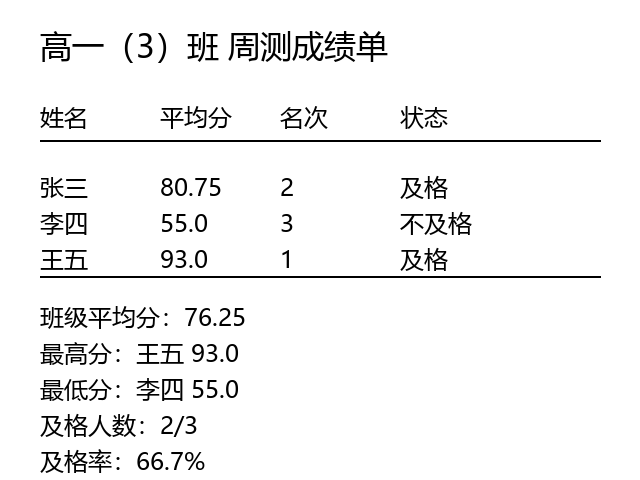

Write the Python code that produced this figure.
lines = []
from PIL import Image, ImageDraw, ImageFont
FONT = "C:/windows/Fonts/msyh.ttc"
PASS_LINE = 60
class Student():
    def __init__(self,name,scores):
        self.name = name
        self.scores = scores

    def average(self):
        total = 0
        for s in self.scores:
            total = total + s
        return total/len(self.scores)

students = []
with open("students.txt", encoding="utf-8") as f:
    for line in f:
        parts = line.strip().split()
        name = parts[0]
        scores = []
        for p in parts[1:]:
            scores.append(int(p))
        students.append(Student(name, scores))

lines.append("姓名\t平均分\t名次\t状态")
for student in students:
    avg = student.average()

    rank = 1
    for other in students:
        if other.average() > avg:
            rank = rank + 1

    if avg >= PASS_LINE:
        status = "及格"
    else:
        status = "不及格"

    student.rank = rank
    student.status = status
    lines.append(f"{student.name}\t{avg}\t{rank}\t{status}")

total = 0
for student in students:
    total = total + student.average()
lines.append(f"班级平均分:{total/len(students)}")

best = students[0]
worst = students[0]
for student in students:
    if student.average() > best.average():
        best = student
    if student.average() < worst.average():
        worst = student
lines.append(f"最高分:{best.name} {best.average()}")
lines.append(f"最低分:{worst.name} {worst.average()}")

pass_count = 0
for student in students:
    if student.average() >= PASS_LINE:
        pass_count = pass_count + 1
lines.append(f"及格人数:{pass_count}/{len(students)}")

rate = pass_count/len(students)*100
lines.append(f"及格率:{round(rate,1)}%")

for line in lines:
    print(line)

with open("chengjidan.txt", "w", encoding="utf-8") as f:
    for line in lines:
        f.write(line + "\n")

W, H = 640, 480
img = Image.new("RGB", (W, H), "white")
draw = ImageDraw.Draw(img)

font_title = ImageFont.truetype(FONT, 32)
font_body = ImageFont.truetype(FONT, 24)

draw.text((40, 24), "高一（3）班 周测成绩单", font=font_title, fill="black")

draw.text((40, 100), "姓名", font=font_body, fill="black")
draw.text((160, 100), "平均分", font=font_body, fill="black")
draw.text((280, 100), "名次", font=font_body, fill="black")
draw.text((400, 100), "状态", font=font_body, fill="black")

draw.line((40, 140, 600, 140), fill="black", width=2)

y = 170
for student in students:
    draw.text((40, y), student.name, font=font_body, fill="black")
    draw.text((160, y), f"{student.average()}", font=font_body, fill="black")
    draw.text((280, y), f"{student.rank}", font=font_body, fill="black")
    draw.text((400, y), student.status, font=font_body, fill="black")
    y = y + 36

draw.line((40, 276, 600, 276), fill="black", width=2)

stats = [
    f"班级平均分：{total/len(students)}",
    f"最高分：{best.name} {best.average()}",
    f"最低分：{worst.name} {worst.average()}",
    f"及格人数：{pass_count}/{len(students)}",
    f"及格率：{round(rate,1)}%",
]

y = 300
for stat in stats:
    draw.text((40, y), stat, font=font_body, fill="black")
    y = y + 36

img.save("chengjidan.png")
print("图片已保存：chengjidan.png")
